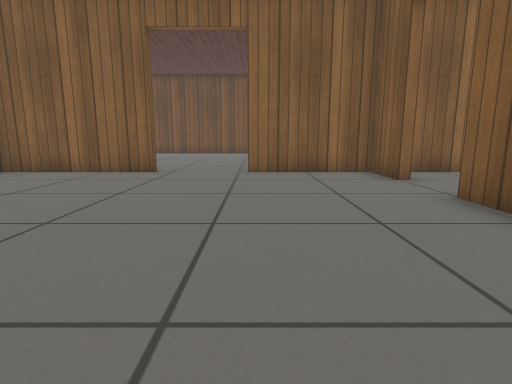
View 1 (above)

21 first-person views from a walk through a Gazebo world. The camera is 0.5 m above the floor, tilts 10° down and sees 80° across. The floor is counted in squares, 0.5 m on a side. Each view is taken from the middle of a square. On the plan, view 1 faces up. The plan holds only what a view shows up to about 12 squares ahead; the rest is blank. The place goes on beyond the plan. Gazebo's built-in surfaces are drawn with simple patterns.

View 2
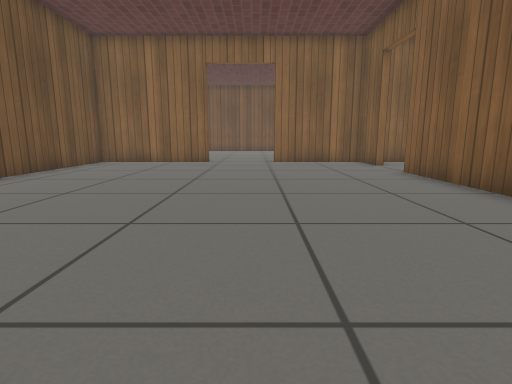

View 3
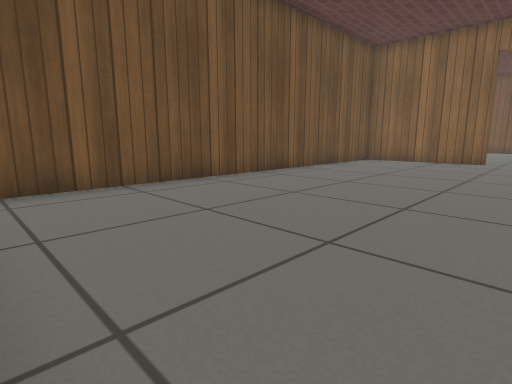

View 4
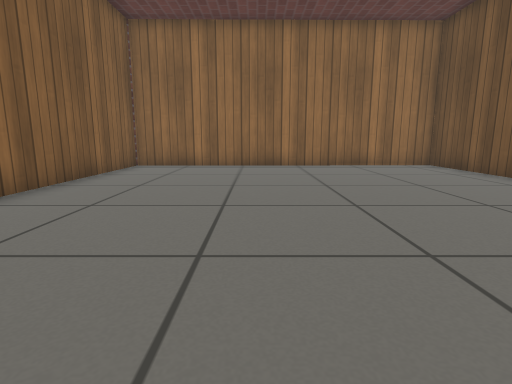

View 5
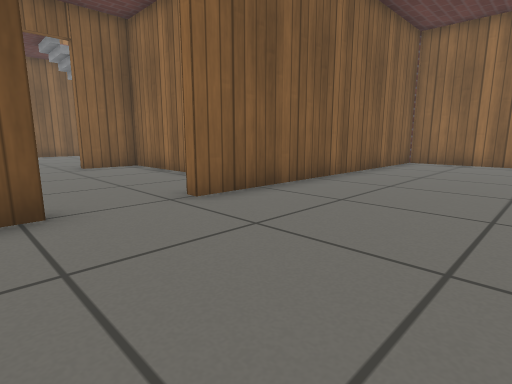

View 6
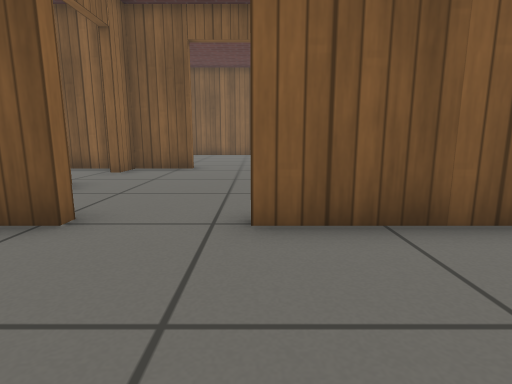

View 7
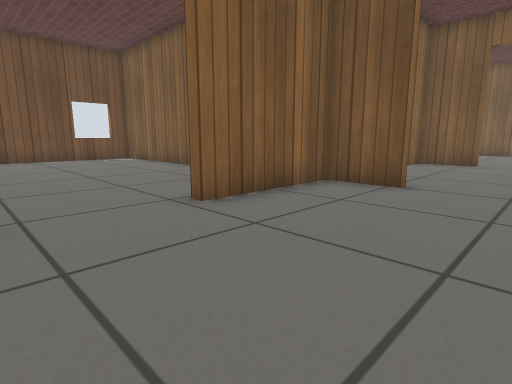

View 8
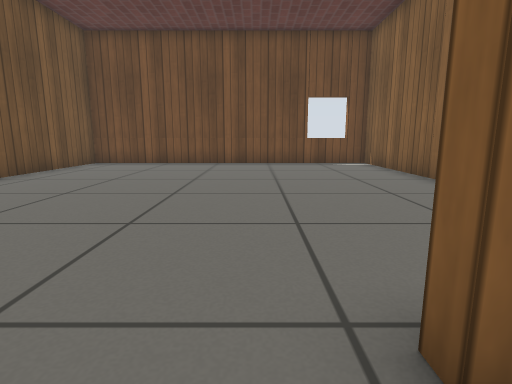

View 9
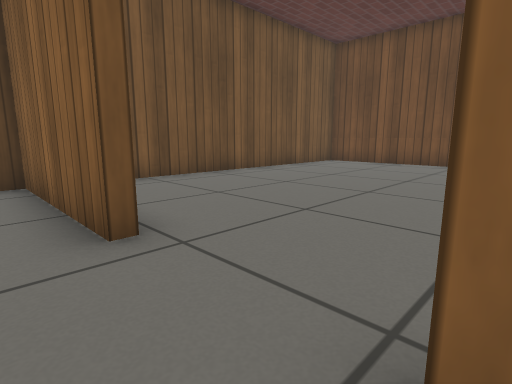

View 10
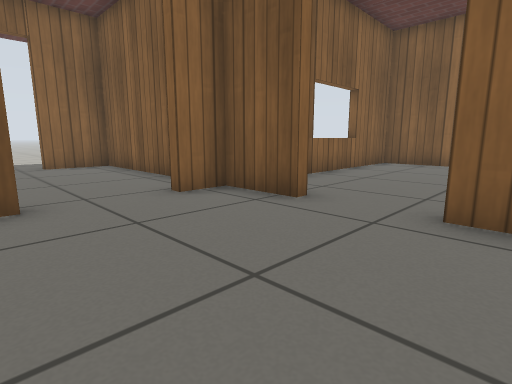

View 11
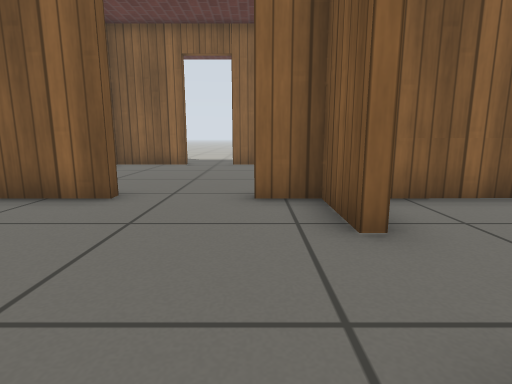

View 12
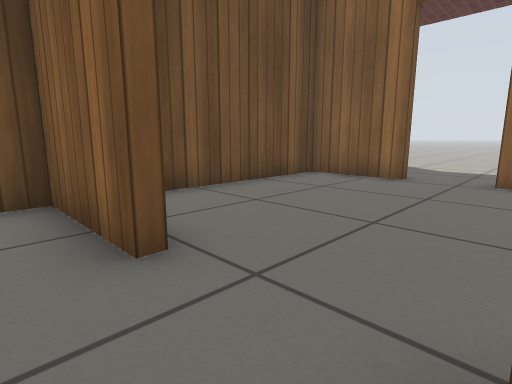

View 13
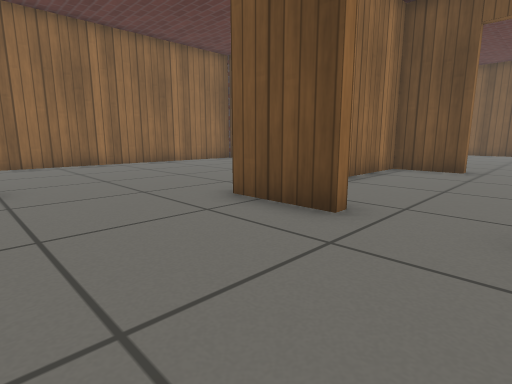

View 14
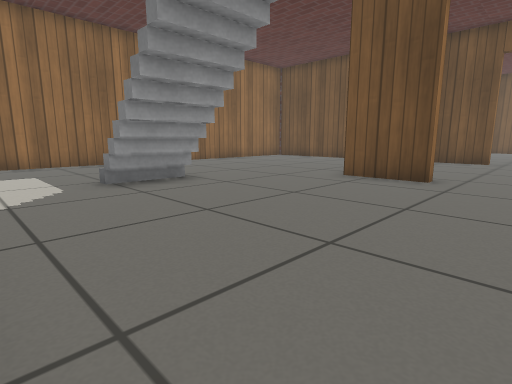

View 15
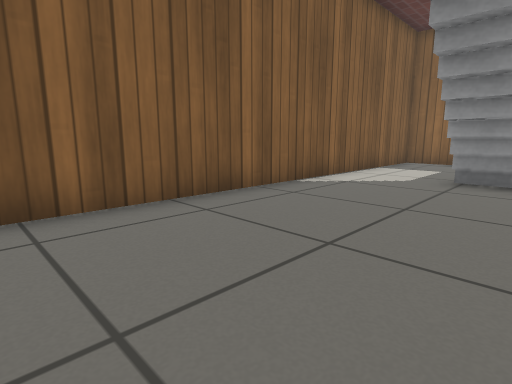

View 16
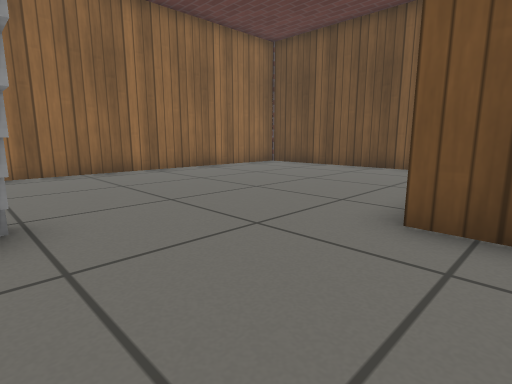

View 17
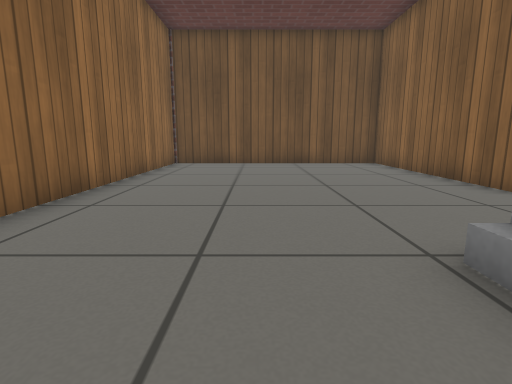

View 18
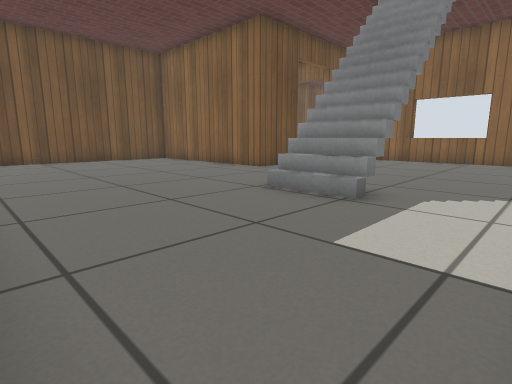

View 19
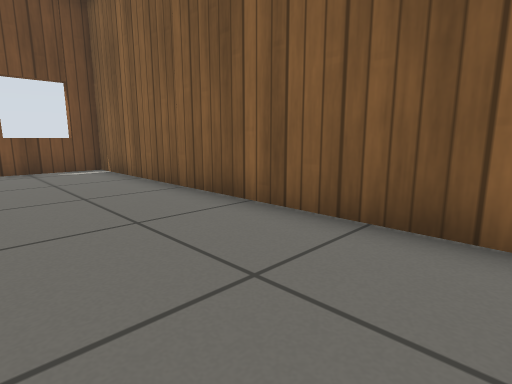

View 20
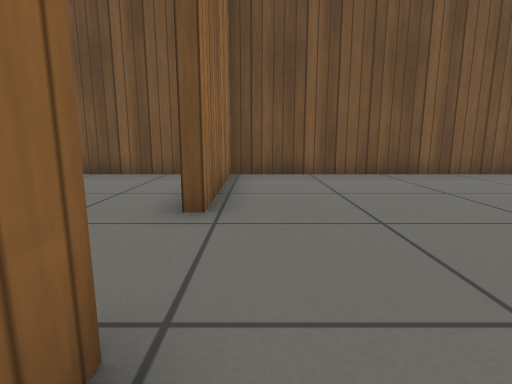

View 21
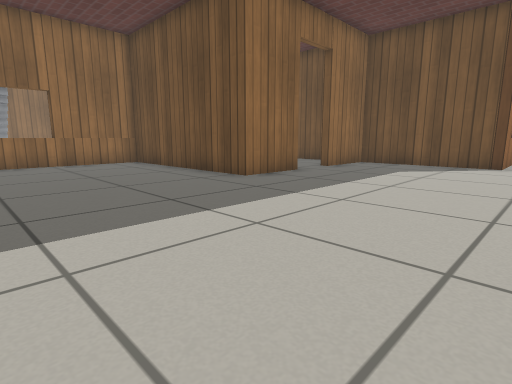

### Floor plan
Points are (right, up) in squares from view 1. A wall is a line through its corners. A room is listed if a view was taken in it or the views show most of it. See-through windows are left out.
Room 1 (views 1, 2, 3, 4, 5, 6, 7, 8, 9)
walls: (-3, 9) (-7.5, 9) (-7.5, -5.3) (3.4, -5.3) (3.4, 5.1); (3.4, 7.3) (3.4, 9) (-0.2, 9)
ways out: open door at (3.6, 6.2) to room 2; open door at (-2, 9) to room 4
Room 2 (views 10, 11, 12)
walls: (6.6, 9) (3.7, 9) (3.7, 8.4); (10.1, 7.1) (10.1, 9) (9, 9); (3.7, 5.1) (3.7, 3.1) (10.1, 3.1) (10.1, 4.9)
ways out: open door at (3.6, 6.2) to room 1; open door at (10, 6) to room 3; open door at (8, 9) to room 6
Room 3 (views 13, 14, 15, 16, 17, 18)
walls: (10.4, 4.9) (10.4, 2.8) (3.7, 2.8) (3.7, -5.3) (18.5, -5.3) (18.5, 9) (11.3, 9)
ways out: open door at (10, 6) to room 2
objects: stairs (16, 1) to (16, 2)
Room 4 (views 19, 20)
walls: (3.4, 10.3) (3.4, 20.4) (-7.5, 20.4) (-7.5, 9.3) (-3, 9.3)
low walls: (-0.2, 9.3) (0.4, 9.3)
ways out: open door at (-2, 9) to room 1
Room 5 (view 21)
walls: (8, 16) (10.4, 16) (10.4, 9.8); (4.1, 16) (6.3, 16); (10.8, 9.3) (15, 9.3); (3.7, 20.7) (3.7, 16.4)
low walls: (1.9, 20.7) (3.7, 20.7)
ways out: open door at (7.5, 16) to room 6
Room 6 (no view inside)
walls: (6.3, 15.7) (3.7, 15.7) (3.7, 10.7); (10.1, 9.8) (10.1, 15.7) (8, 15.7)
ways out: open door at (8, 9) to room 2; open door at (7.5, 16) to room 5

Where each view was taken, in squares from view 1:
view 1: 0 up, 0 right, facing up
view 2: 4 down, 1 left, facing up
view 3: 5 down, 1 left, facing up-left
view 4: 6 up, 1 left, facing down
view 5: 8 up, 1 left, facing down-right
view 6: 5 up, 0 right, facing right
view 7: 5 up, 3 left, facing up-right
view 8: 8 up, 1 left, facing up
view 9: 8 up, 0 right, facing up-left
view 10: 4 up, 6 right, facing up-right
view 11: 4 up, 9 right, facing up
view 12: 8 up, 9 right, facing up-left
view 13: 7 up, 14 right, facing down-left
view 14: 7 up, 18 right, facing down-left
view 15: 8 up, 14 right, facing down-right
view 16: 4 up, 14 right, facing down-left
view 17: 2 down, 16 right, facing left
view 18: 5 down, 18 right, facing up-left
view 19: 10 up, 0 right, facing up-right
view 20: 10 up, 1 right, facing left
view 21: 22 up, 16 right, facing down-left
